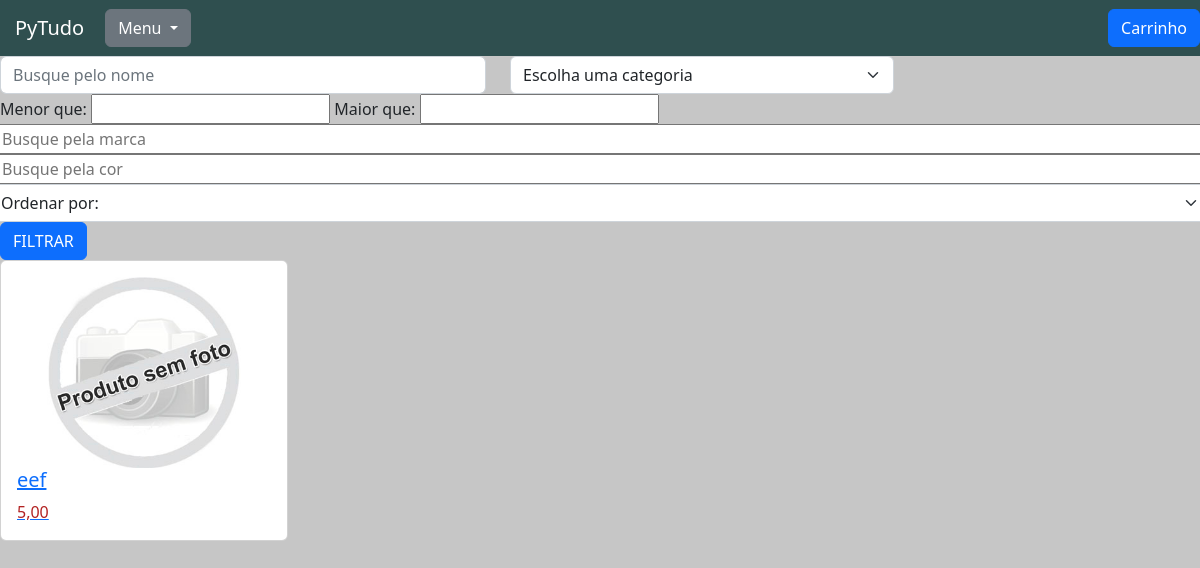
The app's page /, older data.
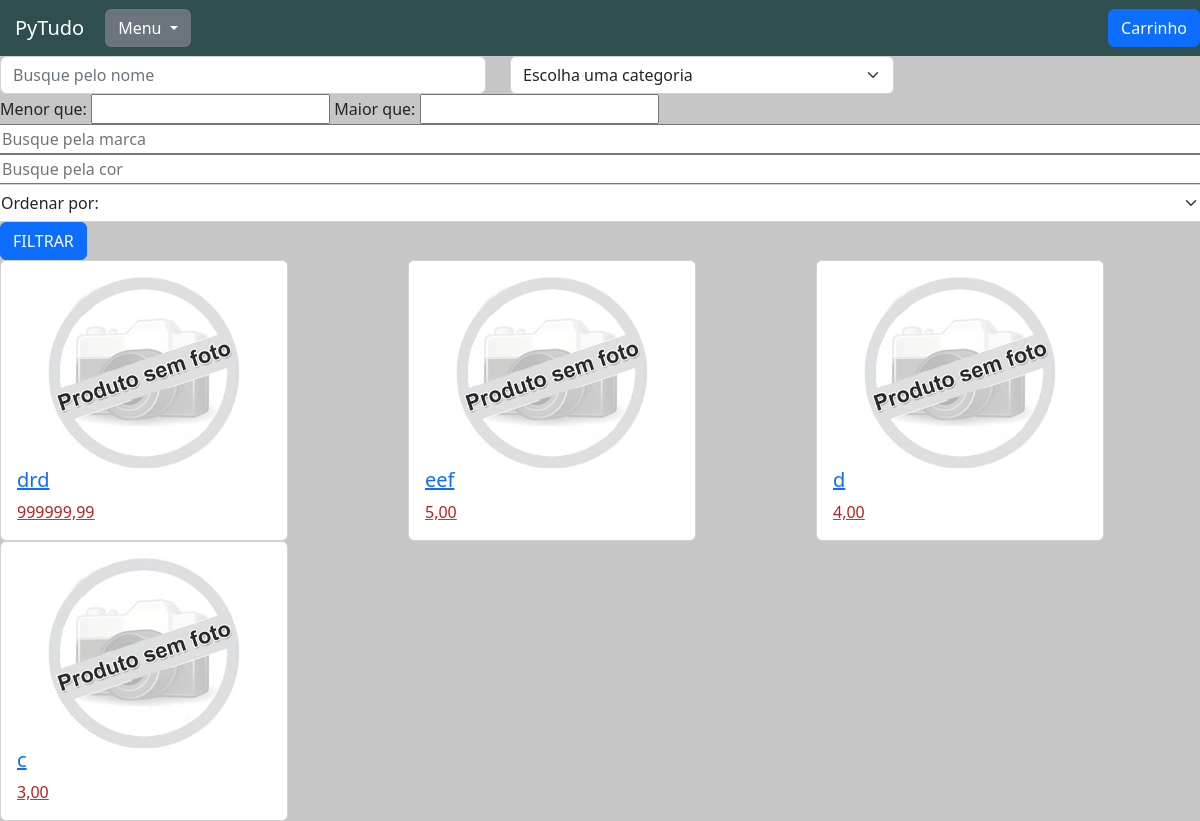
The same page, newer data.
### produtos/models.py (models this page shows, shortened)
class DestacadosHome(models.Model):
    produto = models.ForeignKey(Produtos, on_delete=models.CASCADE)

class Produtos(models.Model):
    nome = models.CharField(max_length=50)
    descricao = models.TextField()
    preco_de_custo = models.DecimalField(max_digits=8, decimal_places=2)
    preco = models.DecimalField(max_digits=8, decimal_places=2)
    categoria = models.ForeignKey(Categoria, blank=True, null=True, on_delete=models.SET_NULL)
    marca = models.CharField(max_length=50, blank=True, null=True)
    cor = models.CharField(max_length=30, blank=True, null=True)
    quantidade = models.IntegerField()
    data_cadastro = models.DateTimeField(auto_now_add=True)
    data_atualizacao = models.DateTimeField(auto_now=True, null=True)
    imagem_principal = models.ImageField(upload_to ='produtos/', blank=True, null=True)

### pytudo/views.py (the view)
# urls.py: path('', views.home, name='home'),
def home(request):
    categorias = Categoria.objects.all()
    produtos = DestacadosHome.objects.all()
    banners = Banner.objects.filter(home=True)
    return render(request, 'home.html', {'categorias': categorias,
                                         'produtos': produtos,
                                         'banners': banners})

### produtos/models.py (called while the page is built)
    def __str__(self):
        return self.nome

### pytudo/templates/home.html (shortened to what this page needs)
{% extends 'base.html' %}
{% load static %}
{% load filtros %}
{% block 'head' %}
    <link href="{% static 'produtos/css/listar_produtos.css' %}" rel="stylesheet">
{% endblock %}
{% block 'body' %}
<form action="{% url 'listar_produtos' %}" method="GET"> {% csrf_token %}
    <div class="row">
            <div class="col-md-5">
                <input type="text" placeholder="Busque pelo nome" class="form-control" name="nome">
            </div>
            <div class="col-md-4">
                <select class="form-select" name="categoria">
                    <option value="" disabled selected hidden>Escolha uma categoria</option>
                </select>
            </div>
            <div>
                <label>Menor que:</label>
                <input type="text" name="preco_menor_filtrar">
                <label> Maior que:</label>
                <input type="text" name="preco_maior_filtrar">
            </div>
            <input type="text" placeholder="Busque pela marca"  name="marca">
            <input type="text" placeholder="Busque pela cor"  name="cor">
            <select class="form-select" aria-label="Default select example" name="ordenacao">
                <option value="" disabled selected hidden>Ordenar por:</option>
            </select>
        <div class="col-md-3">
            <input type="submit" value="FILTRAR" class="btn btn-primary">
        </div>
    </div>
</form>
<div class="row">
    {% for produto in produtos %}
        <div class="col-md">
            <div class="card" style="width: 18rem;">
                <div class="card-body">
                    <a href="{% url 'ver_produto' produto.produto.id %}" class="links">
                        {% if produto.produto.imagem_principal %}
                            <img width="100%" src="{{produto.produto.imagem_principal.url}}">
                        {% else %}
                            <img width="100%" src="{% static 'produtos\img\sem foto.jpg' %}">
                        {% endif %}
                        <h5 class="card-title">{{produto.produto.nome}}</h5>
                        <div class="preco"> {{produto.produto.preco}} </div>
                    </a>
                </div>
            </div>
        </div>
    {% endfor %}
</div>
{% endblock %}

### pytudo/templates/base.html (shortened to what this page needs)
{% load static %}
<!doctype html>
<html lang="pt-BR">
  <head>
    <link href="{% static 'base/css/base.css' %}" rel="stylesheet">
    <link href="https://cdn.jsdelivr.net/npm/bootstrap@5.2.2/dist/css/bootstrap.min.css" rel="stylesheet">
    {% block 'head' %} {% endblock%}
  </head>
  <body>
    <nav class="navbar navbar-expand-lg navbar-dark bg-nav">
        <a class="navbar-brand" href="{% url 'home' %}">PyTudo</a>
        <div class="dropdown">
          <button class="btn btn-secondary dropdown-toggle" type="button" id="dropdownMenuButton" data-toggle="dropdown" aria-haspopup="true" aria-expanded="false">
            Menu
          </button>
        </div>
        <a class="btn btn-primary" style="position: absolute; right: 0;" href="{% url 'ver_carrinho' %}" role="button">Carrinho</a>
    </nav>
    {% block 'body' %}
    {% endblock%}
  </body>
</html>

### pytudo/templates/static/base/css/base.css (style rules this page uses)
body { background-color: #C6C6C6 !important; }
.bg-nav { background-color: #2F4F4F !important; padding: 10px; }
.navbar-brand { padding: 5px; margin-left: 10px; }

### pytudo/templates/static/produtos/css/listar_produtos.css (style rules this page uses)
.preco { color: #B22222; }

Row changes from the older to the newer data that the page shows:
added DestacadosHome: produto.nome "drd", produto.preco "999999,99"
added DestacadosHome: produto.nome "d", produto.preco "4,00"
added DestacadosHome: produto.nome "c", produto.preco "3,00"
